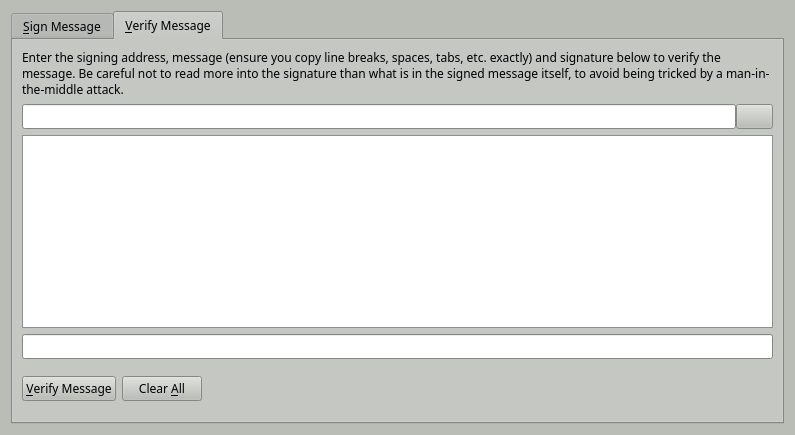
<?xml version="1.0" encoding="UTF-8"?>
<ui version="4.0">
 <class>SignVerifyMessageDialog</class>
 <widget class="QDialog" name="SignVerifyMessageDialog">
  <property name="geometry">
   <rect>
    <x>0</x>
    <y>0</y>
    <width>795</width>
    <height>435</height>
   </rect>
  </property>
  <property name="palette">
   <palette>
    <active>
     <colorrole role="WindowText">
      <brush brushstyle="SolidPattern">
       <color alpha="255">
        <red>0</red>
        <green>0</green>
        <blue>0</blue>
       </color>
      </brush>
     </colorrole>
     <colorrole role="Button">
      <brush brushstyle="SolidPattern">
       <color alpha="255">
        <red>186</red>
        <green>189</green>
        <blue>182</blue>
       </color>
      </brush>
     </colorrole>
     <colorrole role="Light">
      <brush brushstyle="SolidPattern">
       <color alpha="255">
        <red>255</red>
        <green>255</green>
        <blue>255</blue>
       </color>
      </brush>
     </colorrole>
     <colorrole role="Midlight">
      <brush brushstyle="SolidPattern">
       <color alpha="255">
        <red>220</red>
        <green>222</green>
        <blue>218</blue>
       </color>
      </brush>
     </colorrole>
     <colorrole role="Dark">
      <brush brushstyle="SolidPattern">
       <color alpha="255">
        <red>93</red>
        <green>94</green>
        <blue>91</blue>
       </color>
      </brush>
     </colorrole>
     <colorrole role="Mid">
      <brush brushstyle="SolidPattern">
       <color alpha="255">
        <red>124</red>
        <green>126</green>
        <blue>121</blue>
       </color>
      </brush>
     </colorrole>
     <colorrole role="Text">
      <brush brushstyle="SolidPattern">
       <color alpha="255">
        <red>0</red>
        <green>0</green>
        <blue>0</blue>
       </color>
      </brush>
     </colorrole>
     <colorrole role="BrightText">
      <brush brushstyle="SolidPattern">
       <color alpha="255">
        <red>255</red>
        <green>255</green>
        <blue>255</blue>
       </color>
      </brush>
     </colorrole>
     <colorrole role="ButtonText">
      <brush brushstyle="SolidPattern">
       <color alpha="255">
        <red>0</red>
        <green>0</green>
        <blue>0</blue>
       </color>
      </brush>
     </colorrole>
     <colorrole role="Base">
      <brush brushstyle="SolidPattern">
       <color alpha="255">
        <red>255</red>
        <green>255</green>
        <blue>255</blue>
       </color>
      </brush>
     </colorrole>
     <colorrole role="Window">
      <brush brushstyle="SolidPattern">
       <color alpha="255">
        <red>186</red>
        <green>189</green>
        <blue>182</blue>
       </color>
      </brush>
     </colorrole>
     <colorrole role="Shadow">
      <brush brushstyle="SolidPattern">
       <color alpha="255">
        <red>0</red>
        <green>0</green>
        <blue>0</blue>
       </color>
      </brush>
     </colorrole>
     <colorrole role="AlternateBase">
      <brush brushstyle="SolidPattern">
       <color alpha="255">
        <red>220</red>
        <green>222</green>
        <blue>218</blue>
       </color>
      </brush>
     </colorrole>
     <colorrole role="ToolTipBase">
      <brush brushstyle="SolidPattern">
       <color alpha="255">
        <red>255</red>
        <green>255</green>
        <blue>220</blue>
       </color>
      </brush>
     </colorrole>
     <colorrole role="ToolTipText">
      <brush brushstyle="SolidPattern">
       <color alpha="255">
        <red>0</red>
        <green>0</green>
        <blue>0</blue>
       </color>
      </brush>
     </colorrole>
    </active>
    <inactive>
     <colorrole role="WindowText">
      <brush brushstyle="SolidPattern">
       <color alpha="255">
        <red>0</red>
        <green>0</green>
        <blue>0</blue>
       </color>
      </brush>
     </colorrole>
     <colorrole role="Button">
      <brush brushstyle="SolidPattern">
       <color alpha="255">
        <red>186</red>
        <green>189</green>
        <blue>182</blue>
       </color>
      </brush>
     </colorrole>
     <colorrole role="Light">
      <brush brushstyle="SolidPattern">
       <color alpha="255">
        <red>255</red>
        <green>255</green>
        <blue>255</blue>
       </color>
      </brush>
     </colorrole>
     <colorrole role="Midlight">
      <brush brushstyle="SolidPattern">
       <color alpha="255">
        <red>220</red>
        <green>222</green>
        <blue>218</blue>
       </color>
      </brush>
     </colorrole>
     <colorrole role="Dark">
      <brush brushstyle="SolidPattern">
       <color alpha="255">
        <red>93</red>
        <green>94</green>
        <blue>91</blue>
       </color>
      </brush>
     </colorrole>
     <colorrole role="Mid">
      <brush brushstyle="SolidPattern">
       <color alpha="255">
        <red>124</red>
        <green>126</green>
        <blue>121</blue>
       </color>
      </brush>
     </colorrole>
     <colorrole role="Text">
      <brush brushstyle="SolidPattern">
       <color alpha="255">
        <red>0</red>
        <green>0</green>
        <blue>0</blue>
       </color>
      </brush>
     </colorrole>
     <colorrole role="BrightText">
      <brush brushstyle="SolidPattern">
       <color alpha="255">
        <red>255</red>
        <green>255</green>
        <blue>255</blue>
       </color>
      </brush>
     </colorrole>
     <colorrole role="ButtonText">
      <brush brushstyle="SolidPattern">
       <color alpha="255">
        <red>0</red>
        <green>0</green>
        <blue>0</blue>
       </color>
      </brush>
     </colorrole>
     <colorrole role="Base">
      <brush brushstyle="SolidPattern">
       <color alpha="255">
        <red>255</red>
        <green>255</green>
        <blue>255</blue>
       </color>
      </brush>
     </colorrole>
     <colorrole role="Window">
      <brush brushstyle="SolidPattern">
       <color alpha="255">
        <red>186</red>
        <green>189</green>
        <blue>182</blue>
       </color>
      </brush>
     </colorrole>
     <colorrole role="Shadow">
      <brush brushstyle="SolidPattern">
       <color alpha="255">
        <red>0</red>
        <green>0</green>
        <blue>0</blue>
       </color>
      </brush>
     </colorrole>
     <colorrole role="AlternateBase">
      <brush brushstyle="SolidPattern">
       <color alpha="255">
        <red>220</red>
        <green>222</green>
        <blue>218</blue>
       </color>
      </brush>
     </colorrole>
     <colorrole role="ToolTipBase">
      <brush brushstyle="SolidPattern">
       <color alpha="255">
        <red>255</red>
        <green>255</green>
        <blue>220</blue>
       </color>
      </brush>
     </colorrole>
     <colorrole role="ToolTipText">
      <brush brushstyle="SolidPattern">
       <color alpha="255">
        <red>0</red>
        <green>0</green>
        <blue>0</blue>
       </color>
      </brush>
     </colorrole>
    </inactive>
    <disabled>
     <colorrole role="WindowText">
      <brush brushstyle="SolidPattern">
       <color alpha="255">
        <red>93</red>
        <green>94</green>
        <blue>91</blue>
       </color>
      </brush>
     </colorrole>
     <colorrole role="Button">
      <brush brushstyle="SolidPattern">
       <color alpha="255">
        <red>186</red>
        <green>189</green>
        <blue>182</blue>
       </color>
      </brush>
     </colorrole>
     <colorrole role="Light">
      <brush brushstyle="SolidPattern">
       <color alpha="255">
        <red>255</red>
        <green>255</green>
        <blue>255</blue>
       </color>
      </brush>
     </colorrole>
     <colorrole role="Midlight">
      <brush brushstyle="SolidPattern">
       <color alpha="255">
        <red>220</red>
        <green>222</green>
        <blue>218</blue>
       </color>
      </brush>
     </colorrole>
     <colorrole role="Dark">
      <brush brushstyle="SolidPattern">
       <color alpha="255">
        <red>93</red>
        <green>94</green>
        <blue>91</blue>
       </color>
      </brush>
     </colorrole>
     <colorrole role="Mid">
      <brush brushstyle="SolidPattern">
       <color alpha="255">
        <red>124</red>
        <green>126</green>
        <blue>121</blue>
       </color>
      </brush>
     </colorrole>
     <colorrole role="Text">
      <brush brushstyle="SolidPattern">
       <color alpha="255">
        <red>93</red>
        <green>94</green>
        <blue>91</blue>
       </color>
      </brush>
     </colorrole>
     <colorrole role="BrightText">
      <brush brushstyle="SolidPattern">
       <color alpha="255">
        <red>255</red>
        <green>255</green>
        <blue>255</blue>
       </color>
      </brush>
     </colorrole>
     <colorrole role="ButtonText">
      <brush brushstyle="SolidPattern">
       <color alpha="255">
        <red>93</red>
        <green>94</green>
        <blue>91</blue>
       </color>
      </brush>
     </colorrole>
     <colorrole role="Base">
      <brush brushstyle="SolidPattern">
       <color alpha="255">
        <red>186</red>
        <green>189</green>
        <blue>182</blue>
       </color>
      </brush>
     </colorrole>
     <colorrole role="Window">
      <brush brushstyle="SolidPattern">
       <color alpha="255">
        <red>186</red>
        <green>189</green>
        <blue>182</blue>
       </color>
      </brush>
     </colorrole>
     <colorrole role="Shadow">
      <brush brushstyle="SolidPattern">
       <color alpha="255">
        <red>0</red>
        <green>0</green>
        <blue>0</blue>
       </color>
      </brush>
     </colorrole>
     <colorrole role="AlternateBase">
      <brush brushstyle="SolidPattern">
       <color alpha="255">
        <red>186</red>
        <green>189</green>
        <blue>182</blue>
       </color>
      </brush>
     </colorrole>
     <colorrole role="ToolTipBase">
      <brush brushstyle="SolidPattern">
       <color alpha="255">
        <red>255</red>
        <green>255</green>
        <blue>220</blue>
       </color>
      </brush>
     </colorrole>
     <colorrole role="ToolTipText">
      <brush brushstyle="SolidPattern">
       <color alpha="255">
        <red>0</red>
        <green>0</green>
        <blue>0</blue>
       </color>
      </brush>
     </colorrole>
    </disabled>
   </palette>
  </property>
  <property name="font">
   <font>
    <family>Sawasdee</family>
   </font>
  </property>
  <property name="windowTitle">
   <string>Signatures - Sign / Verify a Message</string>
  </property>
  <property name="modal">
   <bool>true</bool>
  </property>
  <layout class="QVBoxLayout" name="verticalLayout">
   <item>
    <widget class="QTabWidget" name="tabWidget">
     <property name="currentIndex">
      <number>1</number>
     </property>
     <widget class="QWidget" name="tabSignMessage">
      <attribute name="title">
       <string>&amp;Sign Message</string>
      </attribute>
      <layout class="QVBoxLayout" name="verticalLayout_SM">
       <item>
        <widget class="QLabel" name="infoLabel_SM">
         <property name="text">
          <string>You can sign messages with your addresses to prove you own them. Be careful not to sign anything vague, as phishing attacks may try to trick you into signing your identity over to them. Only sign fully-detailed statements you agree to.</string>
         </property>
         <property name="textFormat">
          <enum>Qt::PlainText</enum>
         </property>
         <property name="wordWrap">
          <bool>true</bool>
         </property>
        </widget>
       </item>
       <item>
        <layout class="QHBoxLayout" name="horizontalLayout_1_SM">
         <property name="spacing">
          <number>0</number>
         </property>
         <item>
          <widget class="QValidatedLineEdit" name="addressIn_SM">
           <property name="toolTip">
            <string>The address to sign the message with (e.g. B8gZqgY4r2RoEdqYk3QsAqFckyf9pRHN6i)</string>
           </property>
           <property name="maxLength">
            <number>34</number>
           </property>
          </widget>
         </item>
         <item>
          <widget class="QPushButton" name="addressBookButton_SM">
           <property name="toolTip">
            <string>Choose an address from the address book</string>
           </property>
           <property name="text">
            <string/>
           </property>
           <property name="icon">
            <iconset resource="../syndicate.qrc">
             <normaloff>:/icons/address-book</normaloff>:/icons/address-book</iconset>
           </property>
           <property name="shortcut">
            <string>Alt+A</string>
           </property>
           <property name="autoDefault">
            <bool>false</bool>
           </property>
          </widget>
         </item>
         <item>
          <widget class="QPushButton" name="pasteButton_SM">
           <property name="toolTip">
            <string>Paste address from clipboard</string>
           </property>
           <property name="text">
            <string/>
           </property>
           <property name="icon">
            <iconset resource="../syndicate.qrc">
             <normaloff>:/icons/editpaste</normaloff>:/icons/editpaste</iconset>
           </property>
           <property name="shortcut">
            <string>Alt+P</string>
           </property>
           <property name="autoDefault">
            <bool>false</bool>
           </property>
          </widget>
         </item>
        </layout>
       </item>
       <item>
        <widget class="QPlainTextEdit" name="messageIn_SM">
         <property name="toolTip">
          <string>Enter the message you want to sign here</string>
         </property>
        </widget>
       </item>
       <item>
        <layout class="QHBoxLayout" name="horizontalLayout_2_SM">
         <property name="spacing">
          <number>0</number>
         </property>
         <item>
          <widget class="QLineEdit" name="signatureOut_SM">
           <property name="font">
            <font>
             <italic>true</italic>
            </font>
           </property>
           <property name="readOnly">
            <bool>true</bool>
           </property>
          </widget>
         </item>
         <item>
          <widget class="QPushButton" name="copySignatureButton_SM">
           <property name="toolTip">
            <string>Copy the current signature to the system clipboard</string>
           </property>
           <property name="text">
            <string/>
           </property>
           <property name="icon">
            <iconset resource="../syndicate.qrc">
             <normaloff>:/icons/editcopy</normaloff>:/icons/editcopy</iconset>
           </property>
           <property name="autoDefault">
            <bool>false</bool>
           </property>
          </widget>
         </item>
        </layout>
       </item>
       <item>
        <layout class="QHBoxLayout" name="horizontalLayout_3_SM">
         <item>
          <widget class="QPushButton" name="signMessageButton_SM">
           <property name="toolTip">
            <string>Sign the message to prove you own this Mybasecoin address</string>
           </property>
           <property name="text">
            <string>&amp;Sign Message</string>
           </property>
           <property name="icon">
            <iconset resource="../syndicate.qrc">
             <normaloff>:/icons/edit</normaloff>:/icons/edit</iconset>
           </property>
           <property name="autoDefault">
            <bool>false</bool>
           </property>
          </widget>
         </item>
         <item>
          <widget class="QPushButton" name="clearButton_SM">
           <property name="toolTip">
            <string>Reset all sign message fields</string>
           </property>
           <property name="text">
            <string>Clear &amp;All</string>
           </property>
           <property name="icon">
            <iconset resource="../syndicate.qrc">
             <normaloff>:/icons/remove</normaloff>:/icons/remove</iconset>
           </property>
           <property name="autoDefault">
            <bool>false</bool>
           </property>
          </widget>
         </item>
         <item>
          <spacer name="horizontalSpacer_1_SM">
           <property name="orientation">
            <enum>Qt::Horizontal</enum>
           </property>
           <property name="sizeHint" stdset="0">
            <size>
             <width>40</width>
             <height>48</height>
            </size>
           </property>
          </spacer>
         </item>
         <item>
          <widget class="QLabel" name="statusLabel_SM">
           <property name="font">
            <font>
             <weight>75</weight>
             <bold>true</bold>
            </font>
           </property>
           <property name="text">
            <string/>
           </property>
           <property name="wordWrap">
            <bool>true</bool>
           </property>
          </widget>
         </item>
         <item>
          <spacer name="horizontalSpacer_2_SM">
           <property name="orientation">
            <enum>Qt::Horizontal</enum>
           </property>
           <property name="sizeHint" stdset="0">
            <size>
             <width>40</width>
             <height>48</height>
            </size>
           </property>
          </spacer>
         </item>
        </layout>
       </item>
      </layout>
     </widget>
     <widget class="QWidget" name="tabVerifyMessage">
      <attribute name="title">
       <string>&amp;Verify Message</string>
      </attribute>
      <layout class="QVBoxLayout" name="verticalLayout_VM">
       <item>
        <widget class="QLabel" name="infoLabel_VM">
         <property name="text">
          <string>Enter the signing address, message (ensure you copy line breaks, spaces, tabs, etc. exactly) and signature below to verify the message. Be careful not to read more into the signature than what is in the signed message itself, to avoid being tricked by a man-in-the-middle attack.</string>
         </property>
         <property name="textFormat">
          <enum>Qt::PlainText</enum>
         </property>
         <property name="alignment">
          <set>Qt::AlignLeading|Qt::AlignLeft|Qt::AlignTop</set>
         </property>
         <property name="wordWrap">
          <bool>true</bool>
         </property>
        </widget>
       </item>
       <item>
        <layout class="QHBoxLayout" name="horizontalLayout_1_VM">
         <property name="spacing">
          <number>0</number>
         </property>
         <item>
          <widget class="QValidatedLineEdit" name="addressIn_VM">
           <property name="toolTip">
            <string>The address the message was signed with (e.g. B8gZqgY4r2RoEdqYk3QsAqFckyf9pRHN6i)</string>
           </property>
           <property name="maxLength">
            <number>34</number>
           </property>
          </widget>
         </item>
         <item>
          <widget class="QPushButton" name="addressBookButton_VM">
           <property name="toolTip">
            <string>Choose an address from the address book</string>
           </property>
           <property name="text">
            <string/>
           </property>
           <property name="icon">
            <iconset resource="../syndicate.qrc">
             <normaloff>:/icons/address-book</normaloff>:/icons/address-book</iconset>
           </property>
           <property name="shortcut">
            <string>Alt+A</string>
           </property>
           <property name="autoDefault">
            <bool>false</bool>
           </property>
          </widget>
         </item>
        </layout>
       </item>
       <item>
        <widget class="QPlainTextEdit" name="messageIn_VM"/>
       </item>
       <item>
        <widget class="QValidatedLineEdit" name="signatureIn_VM"/>
       </item>
       <item>
        <layout class="QHBoxLayout" name="horizontalLayout_2_VM">
         <item>
          <widget class="QPushButton" name="verifyMessageButton_VM">
           <property name="toolTip">
            <string>Verify the message to ensure it was signed with the specified Mybasecoin address</string>
           </property>
           <property name="text">
            <string>&amp;Verify Message</string>
           </property>
           <property name="icon">
            <iconset resource="../syndicate.qrc">
             <normaloff>:/icons/transaction_0</normaloff>:/icons/transaction_0</iconset>
           </property>
           <property name="autoDefault">
            <bool>false</bool>
           </property>
          </widget>
         </item>
         <item>
          <widget class="QPushButton" name="clearButton_VM">
           <property name="toolTip">
            <string>Reset all verify message fields</string>
           </property>
           <property name="text">
            <string>Clear &amp;All</string>
           </property>
           <property name="icon">
            <iconset resource="../syndicate.qrc">
             <normaloff>:/icons/remove</normaloff>:/icons/remove</iconset>
           </property>
           <property name="autoDefault">
            <bool>false</bool>
           </property>
          </widget>
         </item>
         <item>
          <spacer name="horizontalSpacer_1_VM">
           <property name="orientation">
            <enum>Qt::Horizontal</enum>
           </property>
           <property name="sizeHint" stdset="0">
            <size>
             <width>40</width>
             <height>48</height>
            </size>
           </property>
          </spacer>
         </item>
         <item>
          <widget class="QLabel" name="statusLabel_VM">
           <property name="font">
            <font>
             <weight>75</weight>
             <bold>true</bold>
            </font>
           </property>
           <property name="text">
            <string/>
           </property>
           <property name="wordWrap">
            <bool>true</bool>
           </property>
          </widget>
         </item>
         <item>
          <spacer name="horizontalSpacer_2_VM">
           <property name="orientation">
            <enum>Qt::Horizontal</enum>
           </property>
           <property name="sizeHint" stdset="0">
            <size>
             <width>40</width>
             <height>48</height>
            </size>
           </property>
          </spacer>
         </item>
        </layout>
       </item>
      </layout>
     </widget>
    </widget>
   </item>
  </layout>
 </widget>
 <customwidgets>
  <customwidget>
   <class>QValidatedLineEdit</class>
   <extends>QLineEdit</extends>
   <header>qvalidatedlineedit.h</header>
  </customwidget>
 </customwidgets>
 <resources>
  <include location="../syndicate.qrc"/>
 </resources>
 <connections/>
</ui>
